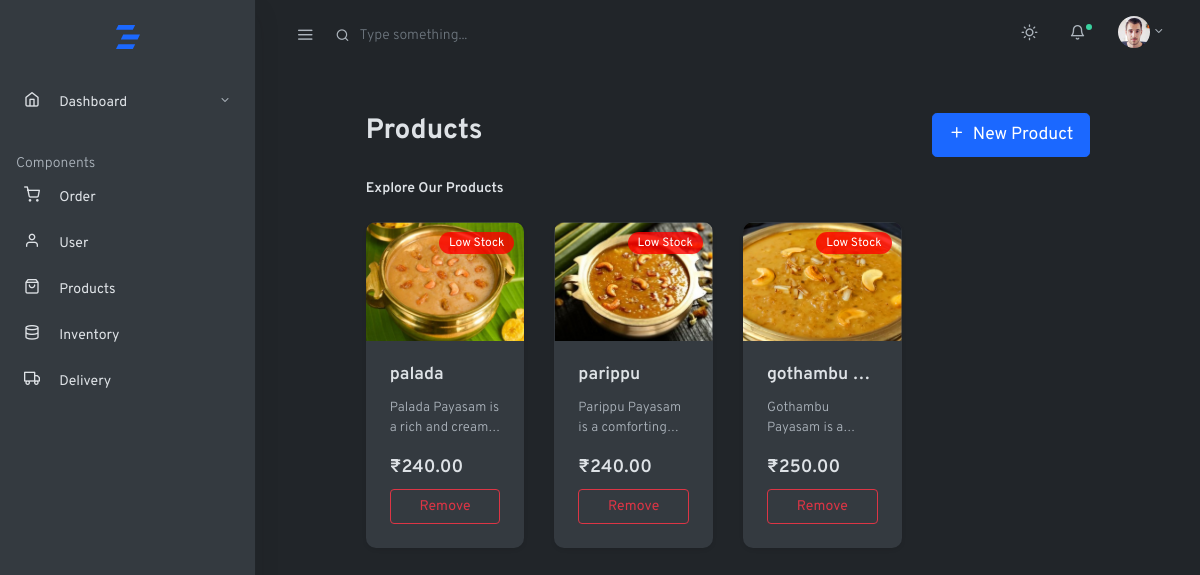
The app's page /admin/dark/files-list.php with its own data.
### tables this page shows
CREATE TABLE `product_table` (
  `pid` int(100) NOT NULL,
  `pname` varchar(100) NOT NULL,
  `pphoto` varchar(255) NOT NULL,
  `pdescription` varchar(100) NOT NULL,
  `pprice` varchar(100) NOT NULL,
  `current_stock` varchar(255) NOT NULL
);

### admin/dark/files-list.php (the view, shortened to what this page needs)
<!doctype html>
<html lang="en">
<head>
  <link rel="stylesheet" href="css/simplebar.css">
  <link rel="stylesheet" href="css/feather.css">
  <link rel="stylesheet" href="css/daterangepicker.css">
  <link rel="stylesheet" href="css/app-light.css" id="lightTheme" disabled>
  <link rel="stylesheet" href="css/app-dark.css" id="darkTheme">
</head>
<body class="vertical  dark  ">
  <div class="wrapper">
    <nav class="topnav navbar navbar-light">
      <button type="button" class="navbar-toggler text-muted mt-2 p-0 mr-3 collapseSidebar">
        <i class="fe fe-menu navbar-toggler-icon"></i>
      </button>
      <form class="form-inline mr-auto searchform text-muted">
        <input class="form-control mr-sm-2 bg-transparent border-0 pl-4 text-muted" type="search"
          placeholder="Type something..." aria-label="Search">
      </form>
      <ul class="nav">
        <li class="nav-item">
          <a class="nav-link text-muted my-2" href="#" id="modeSwitcher" data-mode="dark">
            <i class="fe fe-sun fe-16"></i>
          </a>
        </li>
        <li class="nav-item nav-notif">
          <a class="nav-link text-muted my-2" href="./#" data-toggle="modal" data-target=".modal-notif">
            <span class="fe fe-bell fe-16"></span>
            <span class="dot dot-md bg-success"></span>
          </a>
        </li>
        <li class="nav-item dropdown">
          <a class="nav-link dropdown-toggle text-muted pr-0" href="#" id="navbarDropdownMenuLink" role="button"
            data-toggle="dropdown" aria-haspopup="true" aria-expanded="false">
            <span class="avatar avatar-sm mt-2">
              <img src="./assets/avatars/face-1.jpg" alt="..." class="avatar-img rounded-circle">
            </span>
          </a>
        </li>
      </ul>
    </nav>
    <aside class="sidebar-left border-right bg-white shadow" id="leftSidebar" data-simplebar>
      <nav class="vertnav navbar navbar-light">
        <div class="w-100 mb-4 d-flex">
          <a class="navbar-brand mx-auto mt-2 flex-fill text-center" href="./index.html">
          </a>
        </div>
        <ul class="navbar-nav flex-fill w-100 mb-2">
          <li class="nav-item dropdown">
            <a href="#dashboard" data-toggle="collapse" aria-expanded="false" class="dropdown-toggle nav-link">
              <i class="fe fe-home fe-16"></i>
              <span class="ml-3 item-text">Dashboard</span><span class="sr-only">(current)</span>
            </a>
          </li>
        </ul>
        <p class="text-muted nav-heading mt-4 mb-1">
          <span>Components</span>
        </p>
        <ul class="navbar-nav flex-fill w-100 mb-2">
          <li class="nav-item w-100">
            <a class="nav-link" href="page-orders.php">
              <i class="fe fe-shopping-cart fe-16"></i>
              <span class="ml-3 item-text">Order</span>
            </a>
          </li>
        </ul>
        <ul class="navbar-nav flex-fill w-100 mb-2">
          <li class="nav-item w-100">
            <a class="nav-link" href="contacts-list.html">
              <i class="fe fe-user fe-16"></i>
              <span class="ml-3 item-text">User</span>
            </a>
          </li>
        </ul>
        <ul class="navbar-nav flex-fill w-100 mb-2">
          <li class="nav-item w-100">
            <a class="nav-link" href="files-list.php">
              <i class="fe fe-shopping-bag fe-16"></i>
              <span class="ml-3 item-text">Products</span>
            </a>
          </li>
        </ul>
        <ul class="navbar-nav flex-fill w-100 mb-2">
          <li class="nav-item w-100">
            <a class="nav-link" href="files-grid.php">
              <i class="fe fe-database fe-16"></i>
              <span class="ml-3 item-text">Inventory</span>
            </a>
          </li>
        </ul>
        <ul class="navbar-nav flex-fill w-100 mb-2">
          <li class="nav-item w-100">
            <a class="nav-link" href="support-tickets.html">
              <i class="fe fe-truck fe-16"></i>
              <span class="ml-3 item-text">Delivery</span>
            </a>
          </li>
        </ul>
      </nav>
    </aside>
    <?php
include '../../php/db_withcon.php';
$sql = "SELECT pid, pname, pphoto, pdescription, pprice, current_stock FROM product_table";
$result = $conn->query($sql);
?>
<main role="main" class="main-content">
  <div class="container-fluid">
    <div class="row justify-content-center">
      <div class="col-12 col-lg-10">
        <div class="row align-items-center my-4">
          <div class="col">
            <h2 class="page-title">Products</h2>
          </div>
          <div class="col-auto">
            <button type="button" class="btn btn-lg btn-primary" data-toggle="modal" data-target="#addProductModal">
              <span class="fe fe-plus fe-16 mr-2"></span>New Product
            </button>
          </div>
        </div>
        <h6 class="mb-4">Explore Our Products</h6>
        <div class="row">
          <?php if ($result->num_rows > 0): ?>
            <?php while ($row = $result->fetch_assoc()): ?>
              <div class="col-12 col-sm-6 col-md-4 col-lg-3 mb-4">
                <div class="card product-card h-100 border-0 shadow-sm">
                  <div class="card-img-wrapper ratio-4-3 position-relative">
                    <img src="<?php echo htmlspecialchars($row['pphoto']); ?>"
                         alt="<?php echo htmlspecialchars($row['pname']); ?>"
                         class="card-img-top" loading="lazy">
                    <?php if ($row['current_stock'] <= 5): ?>
                      <span class="badge badge-danger position-absolute stock-badge">Low Stock</span>
                    <?php endif; ?>
                  </div>
                  <div class="card-body d-flex flex-column p-4">
                    <h5 class="card-title text-truncate"><?php echo htmlspecialchars($row['pname']); ?></h5>
                    <p class="card-text text-muted small mb-3 text-truncate-2">
                      <?php echo htmlspecialchars($row['pdescription']); ?>
                    </p>
                    <div class="mt-auto">
                      <p class="price mb-2">
                        <strong>₹<?php echo number_format($row['pprice'], 2); ?></strong>
                      </p>
                      <a href="#" class="btn btn-outline-danger btn-block remove-product" data-id="<?php echo $row['pid']; ?>">Remove</a>
                    </div>
                  </div>
                </div>
              </div>
            <?php endwhile; ?>
          <?php else: ?>
            <p class="text-center w-100">No products found.</p>
          <?php endif; ?>
        </div>
      </div>
    </div>
  </div>
</main>
  </div>
</body>
</html>

### admin/dark/css/simplebar.css (style rules this page uses)
[data-simplebar] { position: relative; flex-direction: column; flex-wrap: wrap; justify-content: flex-start; align-content: flex-start; align-items: flex-start; }

### admin/dark/css/feather.css (style rules this page uses)
.fe { font-family: "feather" !important; speak: none; font-style: normal; font-weight: normal; font-variant: normal; text-transform: none; line-height: 1; -webkit-font-smoothing: antialiased; -moz-osx-font-smoothing: grayscale; }
.fe-16 { font-size: 16px; }
.fe-bell:before { content: ""; }
.fe-database:before { content: ""; }
.fe-home:before { content: ""; }
.fe-menu:before { content: ""; }
.fe-plus:before { content: ""; }
.fe-shopping-bag:before { content: ""; }
.fe-shopping-cart:before { content: ""; }
.fe-sun:before { content: ""; }
.fe-truck:before { content: ""; }
.fe-user:before { content: ""; }

### admin/dark/files-list.php (style rules this page uses)
.product-card { border-radius: 10px; transition: transform 0.2s ease-in-out, box-shadow 0.2s; }
.ratio-4-3 { position: relative; width: 100%; padding-bottom: 75%; overflow: hidden; border-top-left-radius: 10px; border-top-right-radius: 10px; }
.ratio-4-3 img { position: absolute; top: 50%; left: 50%; width: 100%; height: 100%; object-fit: cover; object-position: center; transform: translate(-50%, -50%); }
.stock-badge { top: 10px; right: 10px; font-size: 12px; padding: 5px 10px; border-radius: 30px; background-color: rgba(255, 0, 0, 0.8); color: white; }
.text-truncate-2 { display: -webkit-box; -webkit-line-clamp: 2; -webkit-box-orient: vertical; overflow: hidden; }
.price { font-size: 18px; font-weight: 600; }

### records on screen
product_table: pphoto (picture), current_stock "Low Stock", pname "palada", pdescription "Palada Payasam is a rich and…", pprice "240.00"
product_table: pphoto (picture), current_stock "Low Stock", pname "parippu", pdescription "Parippu Payasam is a…", pprice "240.00"
product_table: pphoto (picture), current_stock "Low Stock", pname "gothambu…", pdescription "Gothambu Payasam is…", pprice "250.00"
